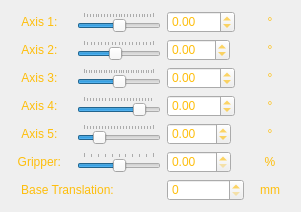
         <widget class="QWidget" name="axes_box" native="true">
          <layout class="QGridLayout" name="axes_2">
           <item row="0" column="2">
            <widget class="QDoubleSpinBox" name="increment_1">
             <property name="sizePolicy">
              <sizepolicy hsizetype="Fixed" vsizetype="Fixed">
               <horstretch>0</horstretch>
               <verstretch>0</verstretch>
              </sizepolicy>
             </property>
             <property name="styleSheet">
              <string notr="true">color: rgb(254, 190, 12);</string>
             </property>
             <property name="minimum">
              <double>-120.000000000000000</double>
             </property>
             <property name="maximum">
              <double>120.000000000000000</double>
             </property>
            </widget>
           </item>
           <item row="6" column="3">
            <widget class="QLabel" name="label_31">
             <property name="sizePolicy">
              <sizepolicy hsizetype="Minimum" vsizetype="Preferred">
               <horstretch>0</horstretch>
               <verstretch>0</verstretch>
              </sizepolicy>
             </property>
             <property name="minimumSize">
              <size>
               <width>40</width>
               <height>0</height>
              </size>
             </property>
             <property name="styleSheet">
              <string notr="true">color: rgb(254, 190, 12);</string>
             </property>
             <property name="text">
              <string>mm</string>
             </property>
             <property name="alignment">
              <set>Qt::AlignCenter</set>
             </property>
            </widget>
           </item>
           <item row="2" column="1">
            <widget class="QSlider" name="a3_r">
             <property name="sizePolicy">
              <sizepolicy hsizetype="Expanding" vsizetype="Fixed">
               <horstretch>0</horstretch>
               <verstretch>0</verstretch>
              </sizepolicy>
             </property>
             <property name="styleSheet">
              <string notr="true"/>
             </property>
             <property name="minimum">
              <number>-140</number>
             </property>
             <property name="maximum">
              <number>140</number>
             </property>
             <property name="singleStep">
              <number>10</number>
             </property>
             <property name="orientation">
              <enum>Qt::Horizontal</enum>
             </property>
             <property name="tickPosition">
              <enum>QSlider::TicksAbove</enum>
             </property>
            </widget>
           </item>
           <item row="4" column="0">
            <widget class="QLabel" name="label_27">
             <property name="sizePolicy">
              <sizepolicy hsizetype="Fixed" vsizetype="Preferred">
               <horstretch>0</horstretch>
               <verstretch>0</verstretch>
              </sizepolicy>
             </property>
             <property name="minimumSize">
              <size>
               <width>60</width>
               <height>0</height>
              </size>
             </property>
             <property name="styleSheet">
              <string notr="true">color: rgb(254, 190, 12);</string>
             </property>
             <property name="text">
              <string>Axis 5: </string>
             </property>
             <property name="alignment">
              <set>Qt::AlignCenter</set>
             </property>
            </widget>
           </item>
           <item row="4" column="1">
            <widget class="QSlider" name="a5_r">
             <property name="sizePolicy">
              <sizepolicy hsizetype="Expanding" vsizetype="Fixed">
               <horstretch>0</horstretch>
               <verstretch>0</verstretch>
              </sizepolicy>
             </property>
             <property name="styleSheet">
              <string notr="true"/>
             </property>
             <property name="minimum">
              <number>-50</number>
             </property>
             <property name="maximum">
              <number>180</number>
             </property>
             <property name="singleStep">
              <number>10</number>
             </property>
             <property name="orientation">
              <enum>Qt::Horizontal</enum>
             </property>
             <property name="tickPosition">
              <enum>QSlider::TicksAbove</enum>
             </property>
            </widget>
           </item>
           <item row="1" column="0">
            <widget class="QLabel" name="label_29">
             <property name="sizePolicy">
              <sizepolicy hsizetype="Fixed" vsizetype="Preferred">
               <horstretch>0</horstretch>
               <verstretch>0</verstretch>
              </sizepolicy>
             </property>
             <property name="minimumSize">
              <size>
               <width>60</width>
               <height>0</height>
              </size>
             </property>
             <property name="styleSheet">
              <string notr="true">color: rgb(254, 190, 12);</string>
             </property>
             <property name="text">
              <string>Axis 2: </string>
             </property>
             <property name="alignment">
              <set>Qt::AlignCenter</set>
             </property>
            </widget>
           </item>
           <item row="3" column="0">
            <widget class="QLabel" name="label_26">
             <property name="sizePolicy">
              <sizepolicy hsizetype="Fixed" vsizetype="Preferred">
               <horstretch>0</horstretch>
               <verstretch>0</verstretch>
              </sizepolicy>
             </property>
             <property name="minimumSize">
              <size>
               <width>60</width>
               <height>0</height>
              </size>
             </property>
             <property name="styleSheet">
              <string notr="true">color: rgb(254, 190, 12);</string>
             </property>
             <property name="text">
              <string>Axis 4: </string>
             </property>
             <property name="alignment">
              <set>Qt::AlignCenter</set>
             </property>
            </widget>
           </item>
           <item row="0" column="1">
            <widget class="QSlider" name="base_r">
             <property name="enabled">
              <bool>true</bool>
             </property>
             <property name="sizePolicy">
              <sizepolicy hsizetype="Expanding" vsizetype="Fixed">
               <horstretch>0</horstretch>
               <verstretch>0</verstretch>
              </sizepolicy>
             </property>
             <property name="minimum">
              <number>-120</number>
             </property>
             <property name="maximum">
              <number>120</number>
             </property>
             <property name="singleStep">
              <number>10</number>
             </property>
             <property name="orientation">
              <enum>Qt::Horizontal</enum>
             </property>
             <property name="tickPosition">
              <enum>QSlider::TicksAbove</enum>
             </property>
            </widget>
           </item>
           <item row="5" column="0">
            <widget class="QLabel" name="label_21">
             <property name="sizePolicy">
              <sizepolicy hsizetype="Fixed" vsizetype="Preferred">
               <horstretch>0</horstretch>
               <verstretch>0</verstretch>
              </sizepolicy>
             </property>
             <property name="minimumSize">
              <size>
               <width>60</width>
               <height>0</height>
              </size>
             </property>
             <property name="styleSheet">
              <string notr="true">color: rgb(254, 190, 12);</string>
             </property>
             <property name="text">
              <string>Gripper: </string>
             </property>
             <property name="alignment">
              <set>Qt::AlignCenter</set>
             </property>
            </widget>
           </item>
           <item row="6" column="0" colspan="2">
            <widget class="QLabel" name="label_30">
             <property name="sizePolicy">
              <sizepolicy hsizetype="Fixed" vsizetype="Preferred">
               <horstretch>0</horstretch>
               <verstretch>0</verstretch>
              </sizepolicy>
             </property>
             <property name="minimumSize">
              <size>
               <width>60</width>
               <height>0</height>
              </size>
             </property>
             <property name="styleSheet">
              <string notr="true">color: rgb(254, 190, 12);</string>
             </property>
             <property name="text">
              <string>   Base Translation:</string>
             </property>
             <property name="alignment">
              <set>Qt::AlignCenter</set>
             </property>
            </widget>
           </item>
           <item row="3" column="1">
            <widget class="QSlider" name="a4_r">
             <property name="sizePolicy">
              <sizepolicy hsizetype="Expanding" vsizetype="Fixed">
               <horstretch>0</horstretch>
               <verstretch>0</verstretch>
              </sizepolicy>
             </property>
             <property name="styleSheet">
              <string notr="true"/>
             </property>
             <property name="minimum">
              <number>-180</number>
             </property>
             <property name="maximum">
              <number>45</number>
             </property>
             <property name="singleStep">
              <number>10</number>
             </property>
             <property name="value">
              <number>0</number>
             </property>
             <property name="orientation">
              <enum>Qt::Horizontal</enum>
             </property>
             <property name="tickPosition">
              <enum>QSlider::TicksAbove</enum>
             </property>
            </widget>
           </item>
           <item row="5" column="2">
            <widget class="QDoubleSpinBox" name="increment_6">
             <property name="sizePolicy">
              <sizepolicy hsizetype="Fixed" vsizetype="Fixed">
               <horstretch>0</horstretch>
               <verstretch>0</verstretch>
              </sizepolicy>
             </property>
             <property name="styleSheet">
              <string notr="true">color: rgb(254, 190, 12);</string>
             </property>
             <property name="minimum">
              <double>0.000000000000000</double>
             </property>
             <property name="maximum">
              <double>100.000000000000000</double>
             </property>
            </widget>
           </item>
           <item row="1" column="3">
            <widget class="QLabel" name="label_20">
             <property name="sizePolicy">
              <sizepolicy hsizetype="Minimum" vsizetype="Preferred">
               <horstretch>0</horstretch>
               <verstretch>0</verstretch>
              </sizepolicy>
             </property>
             <property name="minimumSize">
              <size>
               <width>40</width>
               <height>0</height>
              </size>
             </property>
             <property name="styleSheet">
              <string notr="true">color: rgb(254, 190, 12);</string>
             </property>
             <property name="text">
              <string>°</string>
             </property>
             <property name="alignment">
              <set>Qt::AlignCenter</set>
             </property>
            </widget>
           </item>
           <item row="0" column="0">
            <widget class="QLabel" name="label_axis_1">
             <property name="sizePolicy">
              <sizepolicy hsizetype="Fixed" vsizetype="Preferred">
               <horstretch>0</horstretch>
               <verstretch>0</verstretch>
              </sizepolicy>
             </property>
             <property name="minimumSize">
              <size>
               <width>60</width>
               <height>0</height>
              </size>
             </property>
             <property name="styleSheet">
              <string notr="true">color: rgb(254, 190, 12);</string>
             </property>
             <property name="text">
              <string>Axis 1: </string>
             </property>
             <property name="alignment">
              <set>Qt::AlignCenter</set>
             </property>
            </widget>
           </item>
           <item row="2" column="0">
            <widget class="QLabel" name="label_25">
             <property name="sizePolicy">
              <sizepolicy hsizetype="Fixed" vsizetype="Preferred">
               <horstretch>0</horstretch>
               <verstretch>0</verstretch>
              </sizepolicy>
             </property>
             <property name="minimumSize">
              <size>
               <width>60</width>
               <height>0</height>
              </size>
             </property>
             <property name="styleSheet">
              <string notr="true">color: rgb(254, 190, 12);</string>
             </property>
             <property name="text">
              <string>Axis 3: </string>
             </property>
             <property name="alignment">
              <set>Qt::AlignCenter</set>
             </property>
            </widget>
           </item>
           <item row="5" column="1">
            <widget class="QSlider" name="grip_r">
             <property name="sizePolicy">
              <sizepolicy hsizetype="Expanding" vsizetype="Fixed">
               <horstretch>0</horstretch>
               <verstretch>0</verstretch>
              </sizepolicy>
             </property>
             <property name="styleSheet">
              <string notr="true">QSlider::sub-page
{
/*  margin: 7px 1px 7px 0px;*/
    height: 2px;
    background: #05bcfe;
}</string>
             </property>
             <property name="minimum">
              <number>0</number>
             </property>
             <property name="maximum">
              <number>100</number>
             </property>
             <property name="singleStep">
              <number>10</number>
             </property>
             <property name="value">
              <number>50</number>
             </property>
             <property name="orientation">
              <enum>Qt::Horizontal</enum>
             </property>
             <property name="tickPosition">
              <enum>QSlider::TicksAbove</enum>
             </property>
            </widget>
           </item>
           <item row="4" column="3">
            <widget class="QLabel" name="label_18">
             <property name="sizePolicy">
              <sizepolicy hsizetype="Minimum" vsizetype="Preferred">
               <horstretch>0</horstretch>
               <verstretch>0</verstretch>
              </sizepolicy>
             </property>
             <property name="minimumSize">
              <size>
               <width>40</width>
               <height>0</height>
              </size>
             </property>
             <property name="styleSheet">
              <string notr="true">color: rgb(254, 190, 12);</string>
             </property>
             <property name="text">
              <string>°</string>
             </property>
             <property name="alignment">
              <set>Qt::AlignCenter</set>
             </property>
            </widget>
           </item>
           <item row="2" column="3">
            <widget class="QLabel" name="label_19">
             <property name="sizePolicy">
              <sizepolicy hsizetype="Minimum" vsizetype="Preferred">
               <horstretch>0</horstretch>
               <verstretch>0</verstretch>
              </sizepolicy>
             </property>
             <property name="minimumSize">
              <size>
               <width>40</width>
               <height>0</height>
              </size>
             </property>
             <property name="styleSheet">
              <string notr="true">color: rgb(254, 190, 12);</string>
             </property>
             <property name="text">
              <string>°</string>
             </property>
             <property name="alignment">
              <set>Qt::AlignCenter</set>
             </property>
            </widget>
           </item>
           <item row="4" column="2">
            <widget class="QDoubleSpinBox" name="increment_5">
             <property name="sizePolicy">
              <sizepolicy hsizetype="Fixed" vsizetype="Fixed">
               <horstretch>0</horstretch>
               <verstretch>0</verstretch>
              </sizepolicy>
             </property>
             <property name="styleSheet">
              <string notr="true">color: rgb(254, 190, 12);</string>
             </property>
             <property name="minimum">
              <double>-50.000000000000000</double>
             </property>
             <property name="maximum">
              <double>180.000000000000000</double>
             </property>
            </widget>
           </item>
           <item row="1" column="1">
            <widget class="QSlider" name="a2_r">
             <property name="sizePolicy">
              <sizepolicy hsizetype="Expanding" vsizetype="Fixed">
               <horstretch>0</horstretch>
               <verstretch>0</verstretch>
              </sizepolicy>
             </property>
             <property name="styleSheet">
              <string notr="true"/>
             </property>
             <property name="minimum">
              <number>-90</number>
             </property>
             <property name="maximum">
              <number>110</number>
             </property>
             <property name="singleStep">
              <number>10</number>
             </property>
             <property name="orientation">
              <enum>Qt::Horizontal</enum>
             </property>
             <property name="tickPosition">
              <enum>QSlider::TicksAbove</enum>
             </property>
            </widget>
           </item>
           <item row="6" column="2">
            <widget class="QSpinBox" name="increment_t">
             <property name="sizePolicy">
              <sizepolicy hsizetype="Fixed" vsizetype="Fixed">
               <horstretch>0</horstretch>
               <verstretch>0</verstretch>
              </sizepolicy>
             </property>
             <property name="minimumSize">
              <size>
               <width>77</width>
               <height>0</height>
              </size>
             </property>
             <property name="styleSheet">
              <string notr="true">color: rgb(254, 190, 12);</string>
             </property>
             <property name="maximum">
              <number>800</number>
             </property>
            </widget>
           </item>
           <item row="5" column="3">
            <widget class="QLabel" name="label_23">
             <property name="sizePolicy">
              <sizepolicy hsizetype="Minimum" vsizetype="Preferred">
               <horstretch>0</horstretch>
               <verstretch>0</verstretch>
              </sizepolicy>
             </property>
             <property name="minimumSize">
              <size>
               <width>40</width>
               <height>0</height>
              </size>
             </property>
             <property name="styleSheet">
              <string notr="true">color: rgb(254, 190, 12);</string>
             </property>
             <property name="text">
              <string>%</string>
             </property>
             <property name="alignment">
              <set>Qt::AlignCenter</set>
             </property>
            </widget>
           </item>
           <item row="3" column="2">
            <widget class="QDoubleSpinBox" name="increment_4">
             <property name="sizePolicy">
              <sizepolicy hsizetype="Fixed" vsizetype="Fixed">
               <horstretch>0</horstretch>
               <verstretch>0</verstretch>
              </sizepolicy>
             </property>
             <property name="styleSheet">
              <string notr="true">color: rgb(254, 190, 12);</string>
             </property>
             <property name="minimum">
              <double>-180.000000000000000</double>
             </property>
             <property name="maximum">
              <double>45.000000000000000</double>
             </property>
            </widget>
           </item>
           <item row="3" column="3">
            <widget class="QLabel" name="label_24">
             <property name="sizePolicy">
              <sizepolicy hsizetype="Minimum" vsizetype="Preferred">
               <horstretch>0</horstretch>
               <verstretch>0</verstretch>
              </sizepolicy>
             </property>
             <property name="minimumSize">
              <size>
               <width>40</width>
               <height>0</height>
              </size>
             </property>
             <property name="styleSheet">
              <string notr="true">color: rgb(254, 190, 12);</string>
             </property>
             <property name="text">
              <string>°</string>
             </property>
             <property name="alignment">
              <set>Qt::AlignCenter</set>
             </property>
            </widget>
           </item>
           <item row="1" column="2">
            <widget class="QDoubleSpinBox" name="increment_2">
             <property name="sizePolicy">
              <sizepolicy hsizetype="Fixed" vsizetype="Fixed">
               <horstretch>0</horstretch>
               <verstretch>0</verstretch>
              </sizepolicy>
             </property>
             <property name="styleSheet">
              <string notr="true">color: rgb(254, 190, 12);</string>
             </property>
             <property name="minimum">
              <double>-90.000000000000000</double>
             </property>
             <property name="maximum">
              <double>110.000000000000000</double>
             </property>
             <property name="singleStep">
              <double>10.000000000000000</double>
             </property>
             <property name="value">
              <double>0.000000000000000</double>
             </property>
            </widget>
           </item>
           <item row="0" column="3">
            <widget class="QLabel" name="label_28">
             <property name="sizePolicy">
              <sizepolicy hsizetype="Fixed" vsizetype="Preferred">
               <horstretch>0</horstretch>
               <verstretch>0</verstretch>
              </sizepolicy>
             </property>
             <property name="minimumSize">
              <size>
               <width>40</width>
               <height>0</height>
              </size>
             </property>
             <property name="styleSheet">
              <string notr="true">color: rgb(254, 190, 12);</string>
             </property>
             <property name="text">
              <string>°</string>
             </property>
             <property name="alignment">
              <set>Qt::AlignCenter</set>
             </property>
            </widget>
           </item>
           <item row="2" column="2">
            <widget class="QDoubleSpinBox" name="increment_3">
             <property name="sizePolicy">
              <sizepolicy hsizetype="Fixed" vsizetype="Fixed">
               <horstretch>0</horstretch>
               <verstretch>0</verstretch>
              </sizepolicy>
             </property>
             <property name="styleSheet">
              <string notr="true">color: rgb(254, 190, 12);</string>
             </property>
             <property name="minimum">
              <double>-140.000000000000000</double>
             </property>
             <property name="maximum">
              <double>140.000000000000000</double>
             </property>
            </widget>
           </item>
          </layout>
         </widget>
